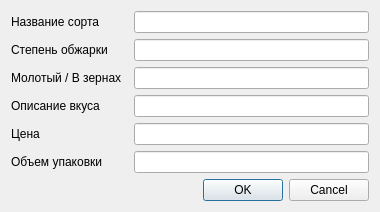
<?xml version="1.0" encoding="UTF-8"?>
<ui version="4.0">
 <class>DialogAddDevice</class>
 <widget class="QDialog" name="DialogAddDevice">
  <property name="geometry">
   <rect>
    <x>0</x>
    <y>0</y>
    <width>380</width>
    <height>197</height>
   </rect>
  </property>
  <property name="windowTitle">
   <string>Добавить новый вид</string>
  </property>
  <layout class="QGridLayout" name="gridLayout">
   <item row="2" column="1" colspan="2">
    <widget class="QLineEdit" name="TypeLineEdit"/>
   </item>
   <item row="3" column="0">
    <widget class="QLabel" name="label_5">
     <property name="text">
      <string>Описание вкуса</string>
     </property>
    </widget>
   </item>
   <item row="0" column="0">
    <widget class="QLabel" name="label_2">
     <property name="text">
      <string>Название сорта</string>
     </property>
    </widget>
   </item>
   <item row="2" column="0">
    <widget class="QLabel" name="label_4">
     <property name="text">
      <string>Молотый / В зернах</string>
     </property>
    </widget>
   </item>
   <item row="0" column="1" colspan="2">
    <widget class="QLineEdit" name="NameLineEdit"/>
   </item>
   <item row="3" column="1" colspan="2">
    <widget class="QLineEdit" name="TasteLineEdit"/>
   </item>
   <item row="1" column="1" colspan="2">
    <widget class="QLineEdit" name="RoastingLineEdit"/>
   </item>
   <item row="4" column="1" colspan="2">
    <widget class="QLineEdit" name="PriceLineEdit"/>
   </item>
   <item row="4" column="0">
    <widget class="QLabel" name="label_6">
     <property name="text">
      <string>Цена</string>
     </property>
    </widget>
   </item>
   <item row="1" column="0">
    <widget class="QLabel" name="label_3">
     <property name="text">
      <string>Степень обжарки</string>
     </property>
    </widget>
   </item>
   <item row="5" column="0">
    <widget class="QLabel" name="label_7">
     <property name="text">
      <string>Объем упаковки</string>
     </property>
    </widget>
   </item>
   <item row="5" column="1" colspan="2">
    <widget class="QLineEdit" name="SizeLineEdit"/>
   </item>
   <item row="6" column="0" colspan="3">
    <widget class="QDialogButtonBox" name="buttonBox">
     <property name="enabled">
      <bool>true</bool>
     </property>
     <property name="orientation">
      <enum>Qt::Horizontal</enum>
     </property>
     <property name="standardButtons">
      <set>QDialogButtonBox::Cancel|QDialogButtonBox::Ok</set>
     </property>
     <property name="centerButtons">
      <bool>false</bool>
     </property>
    </widget>
   </item>
  </layout>
 </widget>
 <resources/>
 <connections>
  <connection>
   <sender>buttonBox</sender>
   <signal>accepted()</signal>
   <receiver>DialogAddDevice</receiver>
   <slot>accept()</slot>
   <hints>
    <hint type="sourcelabel">
     <x>257</x>
     <y>138</y>
    </hint>
    <hint type="destinationlabel">
     <x>157</x>
     <y>274</y>
    </hint>
   </hints>
  </connection>
  <connection>
   <sender>buttonBox</sender>
   <signal>rejected()</signal>
   <receiver>DialogAddDevice</receiver>
   <slot>reject()</slot>
   <hints>
    <hint type="sourcelabel">
     <x>257</x>
     <y>138</y>
    </hint>
    <hint type="destinationlabel">
     <x>286</x>
     <y>274</y>
    </hint>
   </hints>
  </connection>
 </connections>
</ui>
